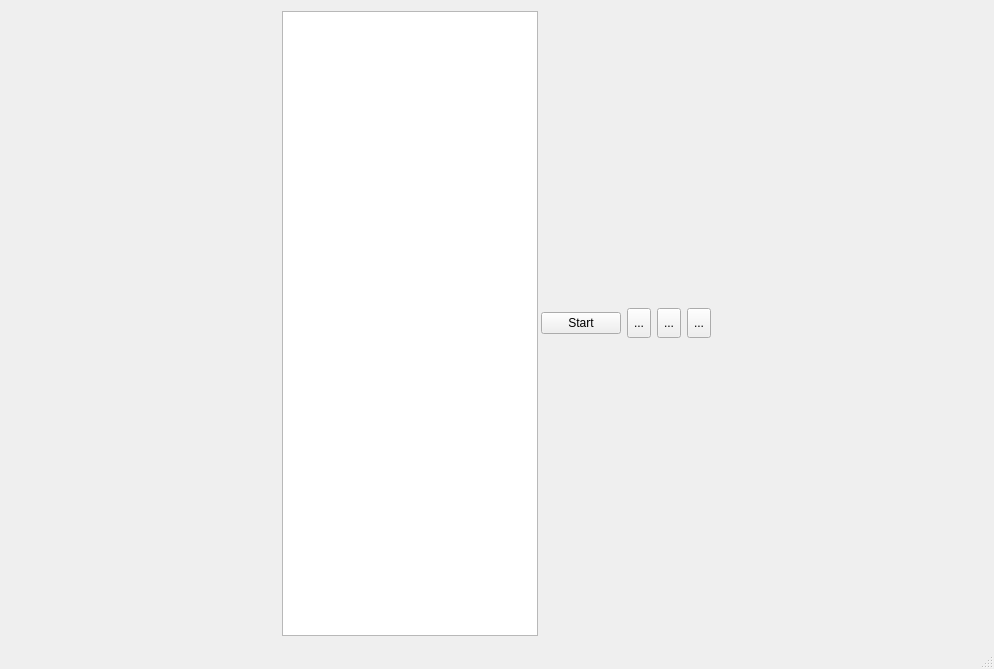
<?xml version="1.0" encoding="UTF-8"?>
<ui version="4.0">
 <class>CCTVClass</class>
 <widget class="QMainWindow" name="CCTVClass">
  <property name="geometry">
   <rect>
    <x>0</x>
    <y>0</y>
    <width>994</width>
    <height>669</height>
   </rect>
  </property>
  <property name="windowTitle">
   <string>CCTV</string>
  </property>
  <widget class="QWidget" name="centralWidget">
   <layout class="QGridLayout" name="gridLayout_3">
    <item row="0" column="0">
     <layout class="QHBoxLayout" name="horizontalLayout">
      <property name="spacing">
       <number>3</number>
      </property>
      <property name="sizeConstraint">
       <enum>QLayout::SetDefaultConstraint</enum>
      </property>
      <item>
       <widget class="QTreeWidget" name="treeWidget">
        <property name="sizePolicy">
         <sizepolicy hsizetype="Maximum" vsizetype="Expanding">
          <horstretch>0</horstretch>
          <verstretch>0</verstretch>
         </sizepolicy>
        </property>
        <property name="columnCount">
         <number>1</number>
        </property>
        <attribute name="headerVisible">
         <bool>false</bool>
        </attribute>
        <column>
         <property name="text">
          <string notr="true">1</string>
         </property>
        </column>
       </widget>
      </item>
      <item>
       <layout class="QVBoxLayout" name="verticalLayout">
        <item>
         <layout class="QGridLayout" name="ViewPort"/>
        </item>
        <item>
         <layout class="QHBoxLayout" name="toolBar">
          <item>
           <widget class="QPushButton" name="startButton">
            <property name="sizePolicy">
             <sizepolicy hsizetype="Maximum" vsizetype="Fixed">
              <horstretch>0</horstretch>
              <verstretch>0</verstretch>
             </sizepolicy>
            </property>
            <property name="text">
             <string>Start</string>
            </property>
           </widget>
          </item>
          <item>
           <widget class="QToolButton" name="four">
            <property name="maximumSize">
             <size>
              <width>16777215</width>
              <height>30</height>
             </size>
            </property>
            <property name="text">
             <string>...</string>
            </property>
           </widget>
          </item>
          <item>
           <widget class="QToolButton" name="nine">
            <property name="maximumSize">
             <size>
              <width>16777215</width>
              <height>30</height>
             </size>
            </property>
            <property name="text">
             <string>...</string>
            </property>
           </widget>
          </item>
          <item>
           <widget class="QToolButton" name="six">
            <property name="maximumSize">
             <size>
              <width>16777215</width>
              <height>30</height>
             </size>
            </property>
            <property name="text">
             <string>...</string>
            </property>
           </widget>
          </item>
         </layout>
        </item>
       </layout>
      </item>
     </layout>
    </item>
   </layout>
  </widget>
  <widget class="QStatusBar" name="statusBar"/>
 </widget>
 <layoutdefault spacing="6" margin="11"/>
 <resources>
  <include location="cctv.qrc"/>
 </resources>
 <connections/>
</ui>
